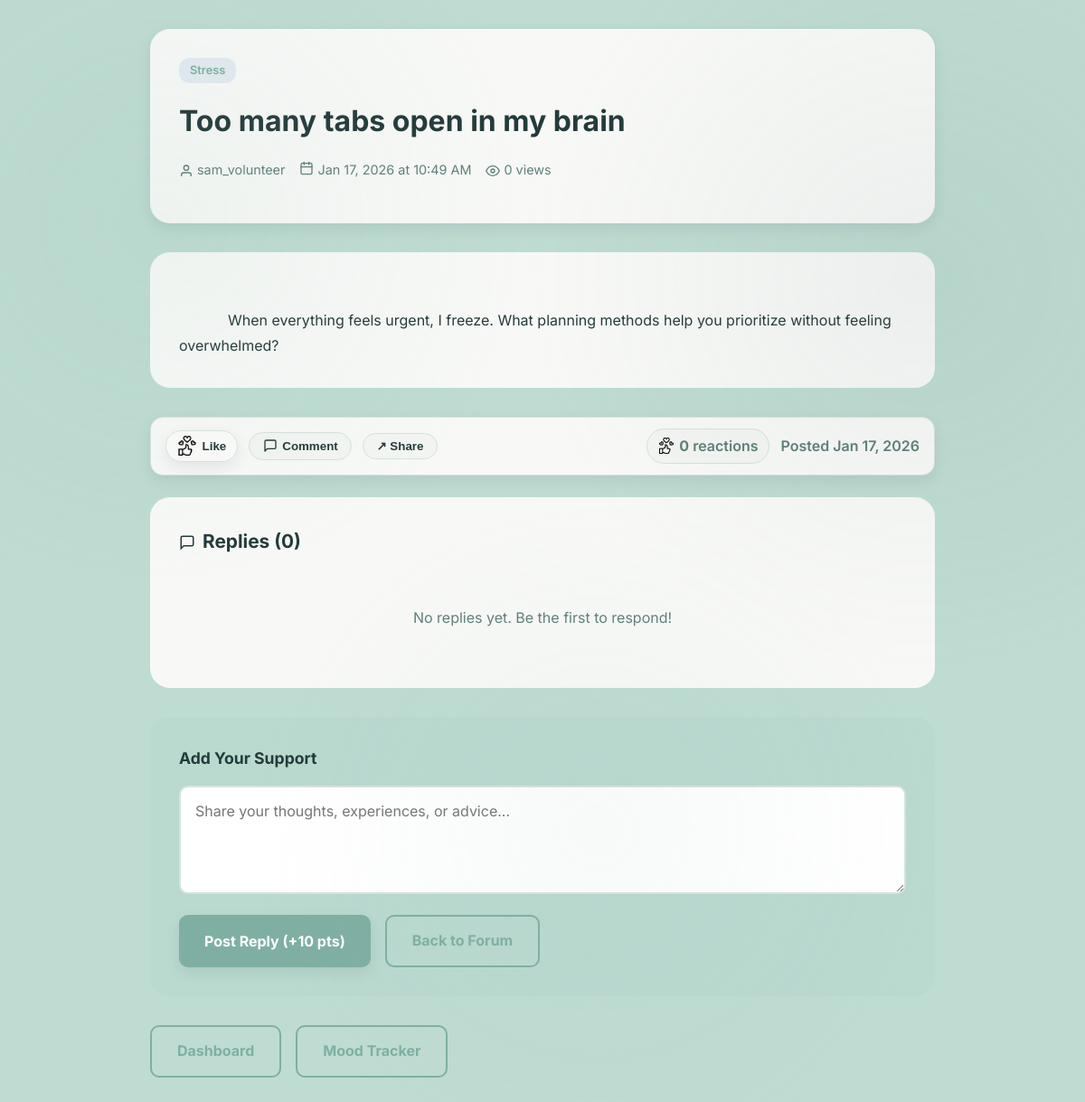
Screenshot of /dashboard/forum_view.php?post_id=14 (signed in) with the database file from the repository.
### tables this page shows
CREATE TABLE forum_posts (
    post_id INT AUTO_INCREMENT PRIMARY KEY,
    user_id INT NOT NULL,
    category VARCHAR(100) NOT NULL,
    title VARCHAR(255) NOT NULL,
    content LONGTEXT NOT NULL,
    is_encrypted BOOLEAN DEFAULT TRUE,
    view_count INT DEFAULT 0,
    reply_count INT DEFAULT 0,
    is_pinned BOOLEAN DEFAULT FALSE,
    is_locked BOOLEAN DEFAULT FALSE,
    status ENUM('published', 'draft', 'deleted', 'flagged') DEFAULT 'published',
    created_at TIMESTAMP DEFAULT CURRENT_TIMESTAMP,
    updated_at TIMESTAMP DEFAULT CURRENT_TIMESTAMP ON UPDATE CURRENT_TIMESTAMP,
    FOREIGN KEY (user_id) REFERENCES users(user_id) ON DELETE CASCADE,
    INDEX idx_category (category),
    INDEX idx_status (status),
    INDEX idx_created_at (created_at),
    INDEX idx_user_posts (user_id, created_at)
);

CREATE TABLE users (
    user_id INT AUTO_INCREMENT PRIMARY KEY,
    username VARCHAR(50) UNIQUE NOT NULL,
    email VARCHAR(100) UNIQUE NOT NULL,
    password_hash VARCHAR(255) NOT NULL,
    full_name VARCHAR(100) NULL,
    phone VARCHAR(30) NULL,
    user_type ENUM('patient', 'professional', 'volunteer', 'supporter', 'community_healer') NOT NULL,
    is_anonymous BOOLEAN DEFAULT TRUE,
    is_verified BOOLEAN DEFAULT FALSE,
    is_active BOOLEAN DEFAULT TRUE,
    profile_picture VARCHAR(255) NULL,
    bio TEXT NULL,
    date_of_birth DATE NULL,
    gender ENUM('male', 'female', 'non_binary', 'prefer_not_to_say', 'other') NULL,
    country VARCHAR(100) NULL,
    timezone VARCHAR(50) DEFAULT 'UTC',
    created_at TIMESTAMP DEFAULT CURRENT_TIMESTAMP,
    last_login TIMESTAMP NULL,
    email_verified_at TIMESTAMP NULL,
    verification_token VARCHAR(100) NULL,
    reset_token VARCHAR(100) NULL,
    reset_token_expiry TIMESTAMP NULL,
    INDEX idx_username (username),
    INDEX idx_email (email),
    INDEX idx_user_type (user_type),
    INDEX idx_is_active (is_active)
);

### config/config.php (called while the page is built, shortened)
<?php
function get_user_type() {
    return $_SESSION['user_type'] ?? null;
}
function is_professional() {
    return get_user_type() === 'professional';
}
?>

### dashboard/forum_view.php (the view, shortened to what this page needs)
<?php
require_once '../config/config.php';
$is_professional_user = function_exists('is_professional') && is_professional();
$db = Database::getInstance();
$conn = $db->getConnection();
$post_id = (int)($_GET['post_id'] ?? 0);
$post_stmt = $conn->prepare("
    SELECT fp.post_id, fp.title, fp.category, fp.content, fp.created_at,
           fp.view_count, fp.user_id, u.username, u.is_anonymous, u.user_type,
           p.full_name AS professional_full_name, p.specialization AS professional_specialization, p.verification_status AS professional_verification_status
    FROM forum_posts fp
    JOIN users u ON fp.user_id = u.user_id
    LEFT JOIN professionals p ON p.user_id = u.user_id
    WHERE fp.post_id = ? AND fp.status = 'published'
");
$post_stmt->bind_param("i", $post_id);
$post_stmt->execute();
$post_result = $post_stmt->get_result();
$post = $post_result->fetch_assoc();
$__ss_table_exists = function(mysqli $conn, string $table): bool {
    $table = preg_replace('/[^a-zA-Z0-9_]/', '', $table);
    if ($table === '') { return false; }
    $res = @$conn->query("SHOW TABLES LIKE '" . $conn->real_escape_string($table) . "'");
    if (!$res) { return false; }
    $row = $res->fetch_row();
    return !empty($row);
};
$has_comment_replies = $__ss_table_exists($conn, 'forum_comment_replies');
$replies = [];
$comment_replies_by_parent = [];
$reaction_types = ['like', 'celebrate', 'support', 'love', 'insightful', 'curious'];
$reaction_assets = [
    'like' => '../images/reactions/like.png',
    'celebrate' => '../images/reactions/Linkedin-Celebrate-Icon-ClappingHands500.png',
    'support' => '../images/reactions/Linkedin-Support-Icon-HeartinHand500.png',
    'love' => '../images/reactions/Linkedin-Love-Icon-Heart500.png',
    'insightful' => '../images/reactions/Linkedin-Insightful-Icon-Lamp500.png',
    'curious' => '../images/reactions/Linkedin-Curious-Icon-PurpleSmiley500.png',
];
$reaction_counts = array_fill_keys($reaction_types, 0);
$user_reaction = null;
$total_reactions = array_sum($reaction_counts);
?>
<!DOCTYPE html>
<html lang="en">
<head>
    <link rel="stylesheet" href="../assets/css/styles.css">
</head>
<body>
    <div class="forum-view-container">
        <div class="post-header">
            <div style="display: inline-block; background: rgba(107, 155, 209, 0.15); color: var(--primary-color);
                        padding: 4px 12px; border-radius: 12px; font-size: 0.8rem; font-weight: 600; margin-bottom: 1rem;">
                <?php echo htmlspecialchars($post['category']); ?>
            </div>
            <h1 style="font-size: 2rem; color: var(--text-primary); margin-bottom: 1rem;">
                <?php echo htmlspecialchars($post['title']); ?>
            </h1>
            <?php
                $is_post_professional = (($post['user_type'] ?? '') === 'professional');
                $post_author = $is_post_professional
                    ? (!empty($post['professional_full_name']) ? $post['professional_full_name'] : $post['username'])
                    : (!empty($post['is_anonymous']) ? get_anonymous_display_name($post['user_id']) : $post['username']);
            ?>
            <div class="post-header-meta">
                <span><svg viewBox="0 0 24 24" width="16" height="16" fill="none" stroke="currentColor" stroke-width="2" style="display: inline-block; margin-right: 4px; vertical-align: middle;"><path d="M20 21v-2a4 4 0 00-4-4H8a4 4 0 00-4 4v2M12 3a4 4 0 100 8 4 4 0 000-8z"/></svg><?php echo htmlspecialchars($post_author); ?></span>
                <span><svg class="icon icon--sm" viewBox="0 0 24 24" fill="none" stroke="currentColor" stroke-width="2" stroke-linecap="round" stroke-linejoin="round" aria-hidden="true"><rect x="3" y="4" width="18" height="18" rx="2" ry="2"/><path d="M16 2v4"/><path d="M8 2v4"/><path d="M3 10h18"/></svg> <?php echo date('M j, Y \a\t g:i A', strtotime($post['created_at'])); ?></span>
                <span><svg viewBox="0 0 24 24" width="16" height="16" fill="none" stroke="currentColor" stroke-width="2" style="display: inline-block; margin-right: 4px; vertical-align: middle;"><path d="M1 12s4-8 11-8 11 8 11 8-4 8-11 8-11-8-11-8z"/><circle cx="12" cy="12" r="3"/></svg><?php echo $post['view_count']; ?> views</span>
            </div>
        </div>
        <div class="post-content">
            <?php echo htmlspecialchars($post['content']); ?>
        </div>
        <div class="post-actions" aria-label="Post actions">
            <div class="post-actions-left">
                <div class="reaction-wrapper" id="reactionWrapper" data-post-id="<?php echo $post_id; ?>">
                    <button type="button" class="reaction-trigger" id="reactionTrigger" aria-haspopup="true" aria-expanded="false">
                        <img id="activeReactionIcon" src="<?php echo htmlspecialchars($reaction_assets[$user_reaction ?? 'like']); ?>" alt="Current reaction">
                        <span id="activeReactionLabel" style="font-weight: 700; color: var(--text-primary);">
                        </span>
                    </button>
                </div>
                <button class="action-chip" type="button" data-scroll-target="#replyFormSection"><svg class="icon icon--sm" viewBox="0 0 24 24" fill="none" stroke="currentColor" stroke-width="2" stroke-linecap="round" stroke-linejoin="round" aria-hidden="true"><path d="M21 15a2 2 0 0 1-2 2H7l-4 4V5a2 2 0 0 1 2-2h14a2 2 0 0 1 2 2z"/></svg> Comment</button>
                <button class="action-chip" type="button" id="sharePostButton">↗ Share</button>
            </div>
            <div class="post-actions-meta">
                <span class="reaction-count-chip" id="reactionCountChip">
                    <img src="<?php echo htmlspecialchars($reaction_assets['like']); ?>" alt="Reactions">
                    <span><strong id="reactionTotal"><?php echo $total_reactions; ?></strong> reactions</span>
                </span>
                <span class="post-date-chip">Posted <?php echo date('M j, Y', strtotime($post['created_at'])); ?></span>
            </div>
        </div>
        <div class="replies-section">
            <div class="replies-title"><svg viewBox="0 0 24 24" width="18" height="18" fill="none" stroke="currentColor" stroke-width="2" style="display: inline-block; margin-right: 8px; vertical-align: middle;"><path d="M21 15a2 2 0 01-2 2H7l-4 4V5a2 2 0 012-2h14a2 2 0 012 2z"/></svg>Replies (<?php echo count($replies); ?>)</div>
            <?php if (count($replies) > 0): ?>
                <?php foreach ($replies as $reply): ?>
                    <?php
                        $is_reply_professional = (($reply['user_type'] ?? '') === 'professional');
                        $reply_author = $is_reply_professional
                            ? (!empty($reply['professional_full_name']) ? $reply['professional_full_name'] : $reply['username'])
                            : (!empty($reply['is_anonymous']) ? get_anonymous_display_name($reply['user_id']) : $reply['username']);
                        $reply_author_label = $is_reply_professional
                            ? professional_authority_label(($reply['professional_specialization'] ?? ''), ($reply['professional_verification_status'] ?? ''))
                            : '';
                        $parent_reply_id = (int)($reply['reply_id'] ?? 0);
                        $child_replies = $comment_replies_by_parent[$parent_reply_id] ?? [];
                    ?>
                    <div class="reply-item" id="comment-<?php echo (int)$parent_reply_id; ?>">
                        <div class="reply-meta">
                            <span class="reply-author"><svg viewBox="0 0 24 24" width="16" height="16" fill="none" stroke="currentColor" stroke-width="2" style="display: inline-block; margin-right: 4px; vertical-align: middle;"><path d="M20 21v-2a4 4 0 00-4-4H8a4 4 0 00-4 4v2M12 3a4 4 0 100 8 4 4 0 000-8z"/></svg><?php echo htmlspecialchars($reply_author); ?></span>
                            <?php if ($is_reply_professional && $reply_author_label !== ''): ?>
                                <span class="post-date-chip"><?php echo htmlspecialchars($reply_author_label); ?></span>
                            <?php endif; ?>
                            <span class="reply-date"><?php echo date('M j, Y \a\t g:i A', strtotime($reply['created_at'])); ?></span>
                        </div>
                        <div class="reply-content" style="margin-top: 0.5rem;">
                            <?php echo htmlspecialchars($reply['content']); ?>
                        </div>
                        <div class="comment-actions-row">
                            <?php if ($has_comment_replies): ?>
                                <button type="button" class="comment-action-btn comment-reply-toggle" data-parent-reply-id="<?php echo (int)$parent_reply_id; ?>">
                                    Reply
                                </button>
                            <?php endif; ?>
                        </div>
                        <?php if ($has_comment_replies): ?>
                            <form class="comment-reply-form" data-parent-reply-id="<?php echo (int)$parent_reply_id; ?>" method="POST" action="">
                                <input type="hidden" name="parent_reply_id" value="<?php echo (int)$parent_reply_id; ?>">
                                <textarea name="comment_reply_content" placeholder="Write a reply…" required></textarea>
                                <div style="display:flex; gap: 0.75rem; margin-top: 0.6rem;">
                                    <button type="submit" name="add_comment_reply" class="btn btn-primary">Post Reply</button>
                                    <button type="button" class="btn btn-secondary comment-reply-cancel" data-parent-reply-id="<?php echo (int)$parent_reply_id; ?>">Cancel</button>
                                </div>
                            </form>
                        <?php endif; ?>
                        <?php if ($has_comment_replies && count($child_replies) > 0): ?>
                            <div class="nested-replies" aria-label="Replies to this comment">
                                <?php foreach ($child_replies as $child): ?>
                                    <?php
                                        $is_child_professional = (($child['user_type'] ?? '') === 'professional');
                                        $child_author = $is_child_professional
                                            ? (!empty($child['professional_full_name']) ? $child['professional_full_name'] : $child['username'])
                                            : (!empty($child['is_anonymous']) ? get_anonymous_display_name($child['user_id']) : $child['username']);
                                        $child_author_label = $is_child_professional
                                            ? professional_authority_label(($child['professional_specialization'] ?? ''), ($child['professional_verification_status'] ?? ''))
                                            : '';
                                    ?>
                                    <div class="nested-reply-item">
                                        <div class="nested-reply-meta">
                                            <span class="nested-reply-author"><?php echo htmlspecialchars($child_author); ?></span>
                                            <span>
                                                <?php if ($is_child_professional && $child_author_label !== ''): ?>
                                                    <span class="post-date-chip"><?php echo htmlspecialchars($child_author_label); ?></span>
                                                <?php endif; ?>
                                                <?php echo date('M j, Y \a\t g:i A', strtotime($child['created_at'])); ?>
                                            </span>
                                        </div>
                                        <div class="reply-content"><?php echo htmlspecialchars($child['content']); ?></div>
                                    </div>
                                <?php endforeach; ?>
                            </div>
                        <?php endif; ?>
                    </div>
                <?php endforeach; ?>
            <?php else: ?>
                <p style="color: var(--text-secondary); text-align: center; padding: 2rem;">
                    No replies yet. Be the first to respond!
                </p>
            <?php endif; ?>
        </div>
        <div class="new-reply-section" id="replyFormSection">
            <h3 style="font-size: 1.1rem; font-weight: 700; color: var(--text-primary); margin-bottom: 1rem;">
                <?php echo $is_professional_user ? 'Professional Response' : 'Add Your Support'; ?>
            </h3>
            <form method="POST" action="">
                <div class="reply-form-group">
                    <textarea id="replyForm" name="reply_content" placeholder="Share your thoughts, experiences, or advice..." required></textarea>
                </div>
                <div style="display: flex; gap: 1rem;">
                    <button type="submit" name="add_reply" class="btn btn-primary">
                        <?php echo $is_professional_user ? 'Post Response' : 'Post Reply (+10 pts)'; ?>
                    </button>
                    <a href="forum.php" class="btn btn-secondary">Back to Forum</a>
                </div>
            </form>
        </div>
        <div style="display: flex; gap: 1rem; margin-top: 2rem; flex-wrap: wrap;">
            <a href="index.php" class="btn btn-secondary">Dashboard</a>
            <?php if (!$is_professional_user): ?>
                <a href="mood_tracker.php" class="btn btn-secondary">Mood Tracker</a>
            <?php endif; ?>
        </div>
    </div>
</body>
</html>

### rows the page displays
forum_posts: category "Stress", title "Too many tabs open in my brain", user.username "sam_volunteer", created_at "Jan 17, 2026 at 10:49 AM", view_count "0", content "When everything feels urgent, I freeze. What planning methods help you prioritize without feeling overwhelmed?", created_at "Jan 17, 2026"

### other values shown
$total_reactions "0"
count($replies) "0"
